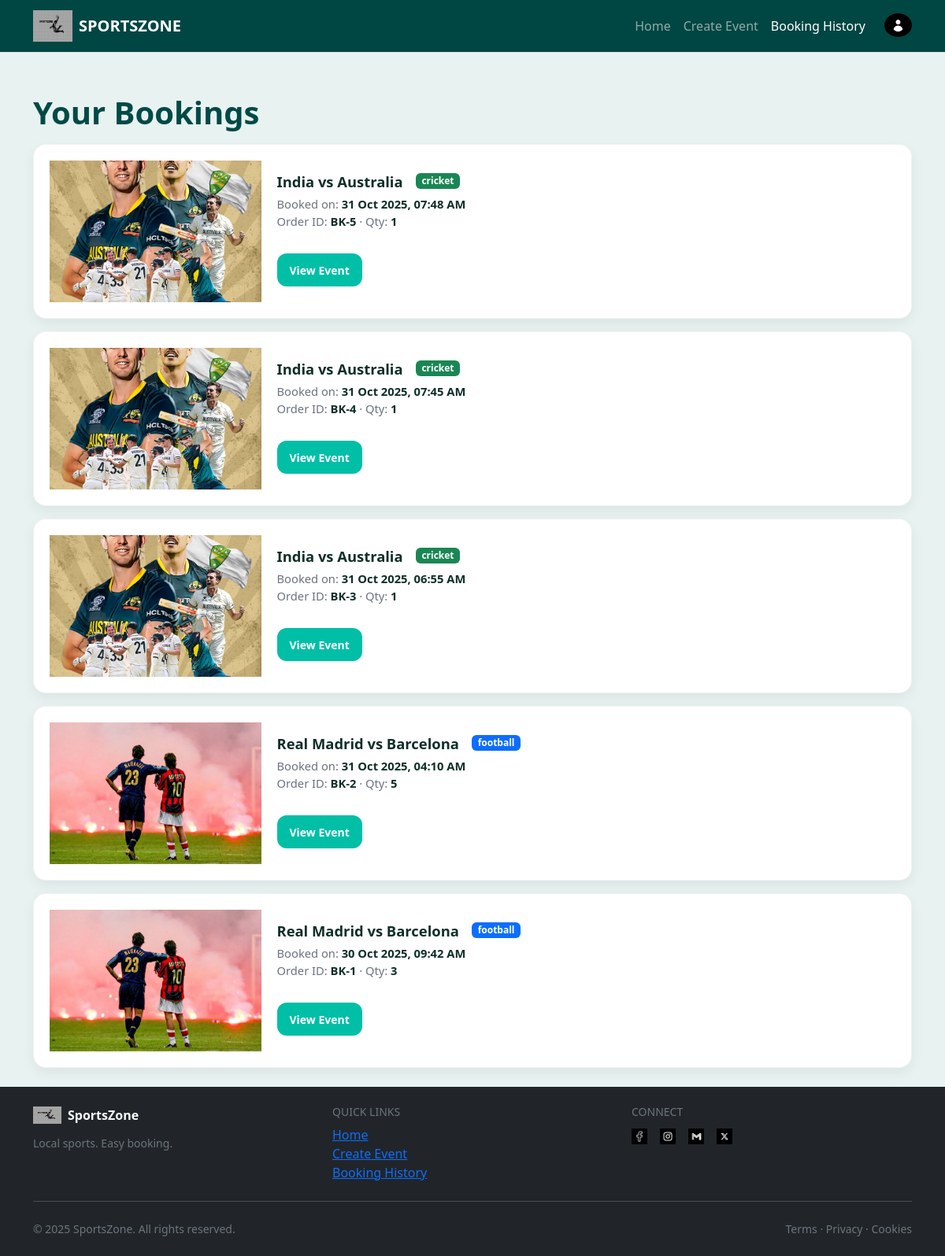
The page /booking (signed in) on the database its author committed.
### SportsZone/models.py (models this page shows, shortened)
class Booking(db.Model):
    __tablename__ = "bookings"
    id = db.Column(db.Integer, primary_key=True)
    user_id = db.Column(db.Integer, db.ForeignKey('users.id'))
    event_id = db.Column(db.Integer, db.ForeignKey('events.id'))
    booking_date = db.Column(db.DateTime, default=datetime.utcnow)
    booking_quantity = db.Column(db.Integer)

class Event(db.Model):
    __tablename__ = "events"
    id = db.Column(db.Integer, primary_key=True)
    user_id = db.Column(db.Integer, db.ForeignKey('users.id'))
    venue_id = db.Column(db.Integer, db.ForeignKey('venues.id'))
    sports_type = db.Column(db.String(64), index=True)
    event_title = db.Column(db.String(256))
    home_team_name = db.Column(db.String(64))
    away_team_name = db.Column(db.String(64))
    event_image = db.Column(db.String(256))
    description = db.Column(db.Text, nullable=True)
    start_datetime = db.Column(db.DateTime, default=datetime.utcnow)
    end_datetime   = db.Column(db.DateTime, default=datetime.utcnow)

### SportsZone/views.py (the view)
@main_bp.route('/booking', methods=['GET'], endpoint='booking')
@login_required
def booking():
    rows = (
        db.session.query(Booking, Event, Venue)
        .filter(Booking.user_id == current_user.id)
        .join(Event, Booking.event_id == Event.id, isouter=True)
        .join(Venue, Event.venue_id == Venue.id, isouter=True)
        .order_by(Booking.booking_date.desc())
        .all()
    )
    orders = []
    for b, e, v in rows:
        orders.append({
            "order_code": f"BK-{b.id}",
            "booked_at": b.booking_date.strftime("%d %b %Y, %I:%M %p") if b.booking_date else "",
            "quantity": b.booking_quantity or 1,
            "event_id": e.id if e else None,
            "event_title": (
                e.event_title
                or f"{e.home_team_name} vs {e.away_team_name}"
                if e else "Unknown Event"
            ),
            "image": e.event_image if e else None,
            "sport": e.sports_type if e else "",
        })
    return render_template('booking.html', title="Booking History", orders=orders)

### SportsZone/templates/booking.html (shortened to what this page needs)
{% extends "base.html" %}
{% block body %}
<div class="bookings-page">
  <h1 class="page-title">Your Bookings</h1>
  {% if orders and orders|length > 0 %}
    <div class="row g-3">
      {% set color_map = {
        'football':'primary','Football':'primary',
        'basketball':'warning','Basketball':'warning',
        'cricket':'success','Cricket':'success',
        'tennis':'secondary','Tennis':'secondary'
      } %}
      {% for o in orders %}
        <div class="col-12">
          <article class="booking-card">
            <div class="row g-0 align-items-stretch">
              <div class="col-12 col-md-3">
                <div class="thumb-wrap">
                  {% if o.image %}
                    <img class="thumb" src="{{ url_for('static', filename='img/' ~ o.image) }}" alt="{{ o.event_title }}">
                  {% else %}
                    <div class="thumb-fallback">{{ (o.event_title or 'E')[:1] }}</div>
                  {% endif %}
                </div>
              </div>
              <div class="col-12 col-md-9">
                <div class="body">
                  <div class="d-flex align-items-start flex-wrap gap-2">
                    <h2 class="title">{{ o.event_title }}</h2>
                    <span class="badge text-bg-{{ color_map.get(o.sport, 'secondary') }} sport-badge">
                      {{ o.sport or 'event' }}
                    </span>
                  </div>
                  <div class="meta">
                    <div>Booked on: <b>{{ o.booked_at }}</b></div>
                    <div>
                      Order ID: <b>{{ o.order_code }}</b>
                      {% if o.quantity %} · Qty: <b>{{ o.quantity }}</b>{% endif %}
                    </div>
                  </div>
                  <div class="spacer"></div>
                  <div class="actions d-flex gap-2">
                    <a href="{{ url_for('main.view_event', event_id=o.event_id) }}" class="btn btn-primary btn-sm">
                      View Event
                    </a>
                  </div>
                </div>
              </div>
            </div>
          </article>
        </div>
      {% endfor %}
    </div>
  {% else %}
    <div class="alert alert-info">
      You haven’t booked any events yet.
      <a href="{{ url_for('main.index') }}" class="alert-link">Browse events</a>.
    </div>
  {% endif %}
</div>
{% endblock %}

### SportsZone/static/style.css (style rules this page uses)
body { background-color: #E8F3F1; color: #0F2F28; }
.btn-primary { background-color: #00A896; border-color: #00A896; }
.booking-card { background:#fff;border:1px solid rgba(0,0,0,.06);border-radius:16px;box-shadow:0 16px 32px rgba(0,0,0,.12);padding:1.25rem; }
.booking-card .btn-primary { padding:.65rem 1rem;font-weight:600;border-radius:10px; }

### SportsZone/templates/booking.html (style rules this page uses)
.bookings-page { padding-top: .75rem; }
.bookings-page .page-title { font-weight: 800; color: #004a46; margin-bottom: 1rem; }
.bookings-page .booking-card { border: 1px solid rgba(0,0,0,.05); border-radius: 16px; overflow: hidden; background: #ffffff; box-shadow: 0 6px 16px rgba(0,0,0,.06); transition: transform .18s ease, box-shadow .18s ease; }
.bookings-page .thumb-wrap { position: relative; min-height: 180px; background: #eaf7f5; }
.bookings-page .thumb { position: absolute; inset: 0; width: 100%; height: 100%; object-fit: cover; }
.bookings-page .body { padding: 1rem 1.25rem 1.25rem; display: flex; flex-direction: column; height: 100%; }
.bookings-page .title { font-size: 1.15rem; font-weight: 800; margin: 0; color: #0f2f28; }
.bookings-page .meta { margin-top: .35rem; color: #6b7280; font-size: .92rem; }
.bookings-page .meta b { color:#0f2f28; }
.bookings-page .spacer { flex: 1 1 auto; }
.bookings-page .actions .btn { border-radius: 12px; font-weight: 600; }
.bookings-page .btn-primary { background:#00bfa6; border:none; }
.bookings-page .sport-badge { margin-left:.5rem; font-weight:700; text-transform: lowercase; }

### rows shown on the page
Booking: event_image (picture), event_title "India vs Australia", sports_type "cricket", booked_at "31 Oct 2025, 07:48 AM", order_code "BK-5", quantity "1", booked_at "31 Oct 2025, 07:45 AM", order_code "BK-4", booked_at "31 Oct 2025, 06:55 AM", order_code "BK-3"
Booking: event_image (picture), event_title "Real Madrid vs Barcelona", sports_type "football", booked_at "31 Oct 2025, 04:10 AM", order_code "BK-2", quantity "5", booked_at "30 Oct 2025, 09:42 AM", order_code "BK-1", quantity "3"
